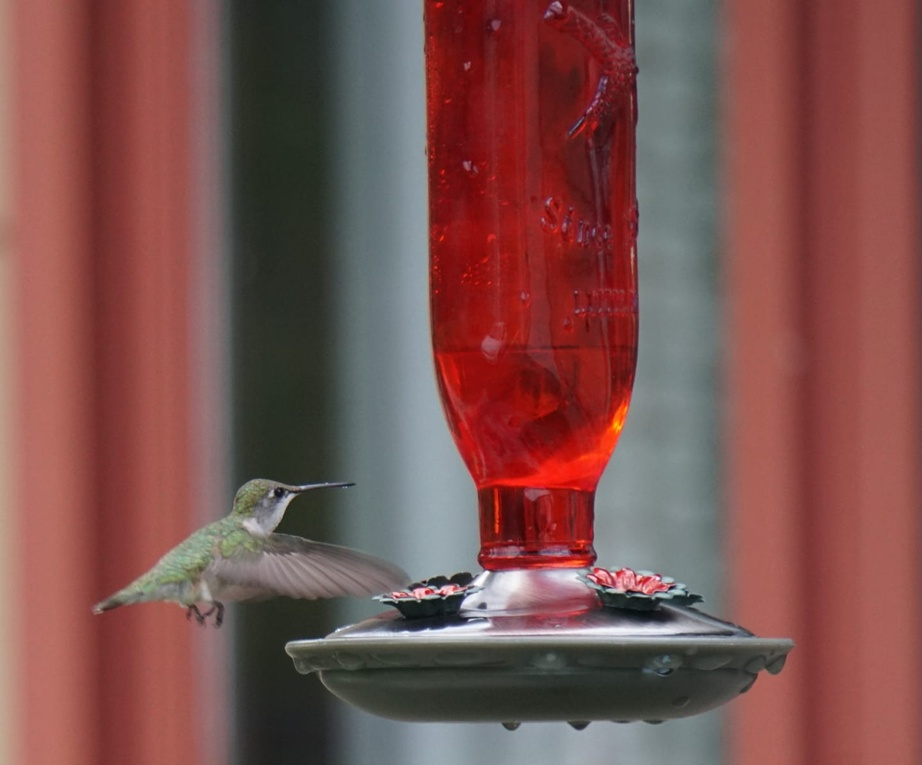
#> input picture CV/before/CV_WEEK02_2_AM/hummingbird.jpg, 922 x 765 px, shrunk from 1440 x 1195 before the run
$ python imageops_study05.py
#> lines starting #> are read from the running program, lines starting #| are printed output that depends on the picture
from PIL import Image, ImageOps

def crop(image_path, output_path, border):
#> called with image_path = 'hummingbird.jpg', output_path = 'hummingbird_croped.jpg', border = 200
    image = Image.open(image_path)
#> image is the input picture: PIL image 922x765 RGB; mean R, G, B 124.8, 81.9, 78.8
    converted_image = ImageOps.crop(image, border)
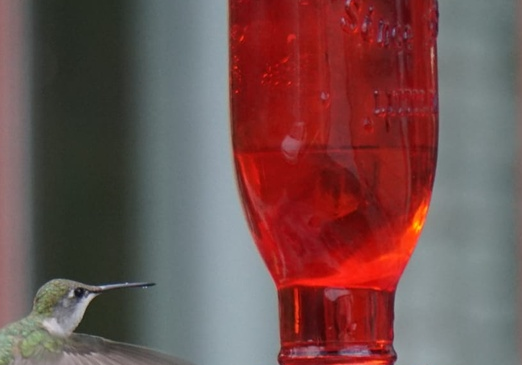
#> converted_image: PIL image 522x365 RGB; mean R, G, B 114.8, 81.1, 80
    converted_image.save(output_path)

if __name__ == "__main__":
    crop("hummingbird.jpg", "hummingbird_croped.jpg", border=200)

$ run again, with CV/before/CV_WEEK02_2_AM/snowman.jpg copied over CV/before/CV_WEEK02_2_AM/hummingbird.jpg
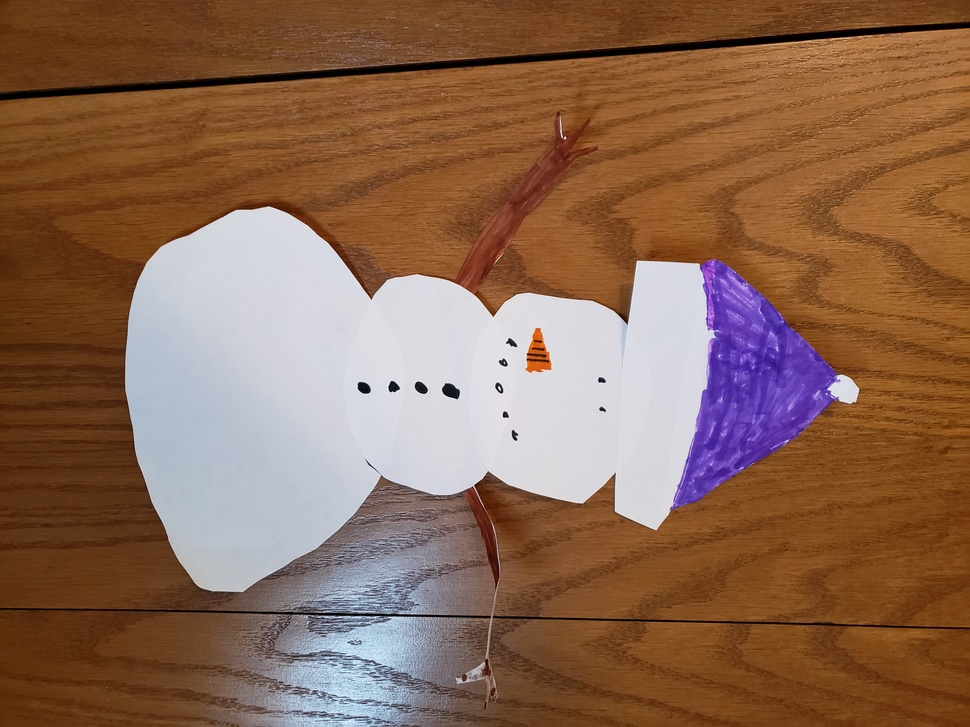
#> input picture CV/before/CV_WEEK02_2_AM/snowman.jpg, 970 x 727 px, shrunk from 4032 x 3024 before the run
#> in crop, image is the input picture: PIL image 970x727 RGB; mean R, G, B 139.2, 104, 82.5
#> in crop, `converted_image = ImageOps.crop(image, border)`:
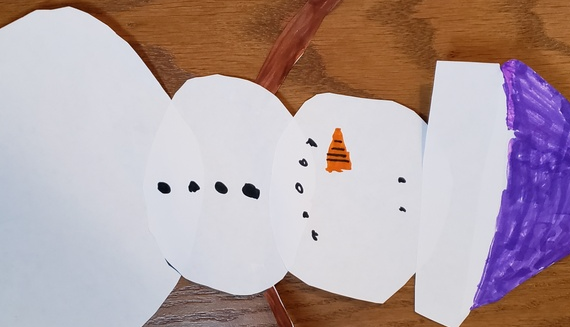
#> converted_image: PIL image 570x327 RGB; mean R, G, B 179.4, 161.5, 164.7

$ run again, with CV/before/CV_WEEK02_2_AM/snowman_exif_transposed.jpg copied over CV/before/CV_WEEK02_2_AM/hummingbird.jpg
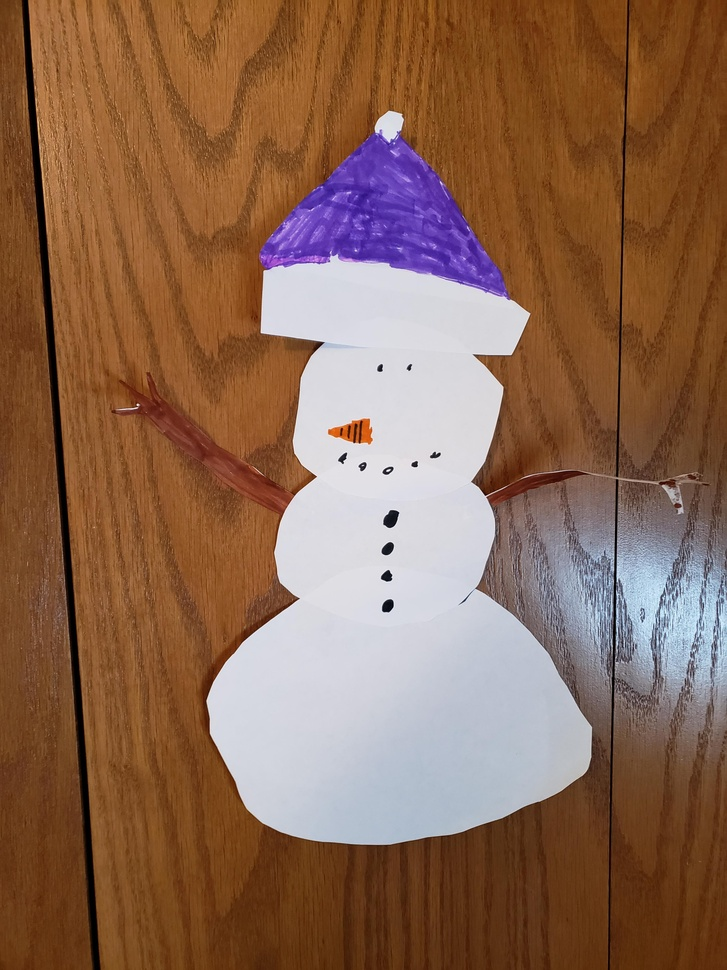
#> input picture CV/before/CV_WEEK02_2_AM/snowman_exif_transposed.jpg, 727 x 970 px, shrunk from 3024 x 4032 before the run
#> in crop, image is the input picture: PIL image 727x970 RGB; mean R, G, B 139.3, 103.9, 82.6
#> in crop, `converted_image = ImageOps.crop(image, border)`:
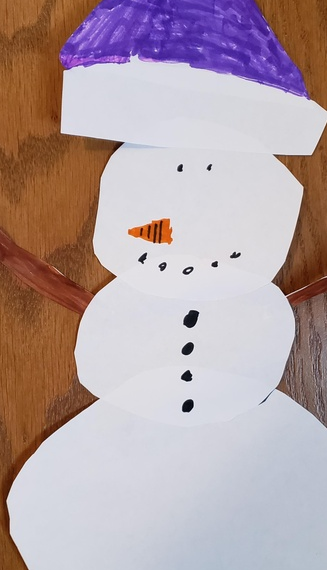
#> converted_image: PIL image 327x570 RGB; mean R, G, B 179.5, 161.5, 165
